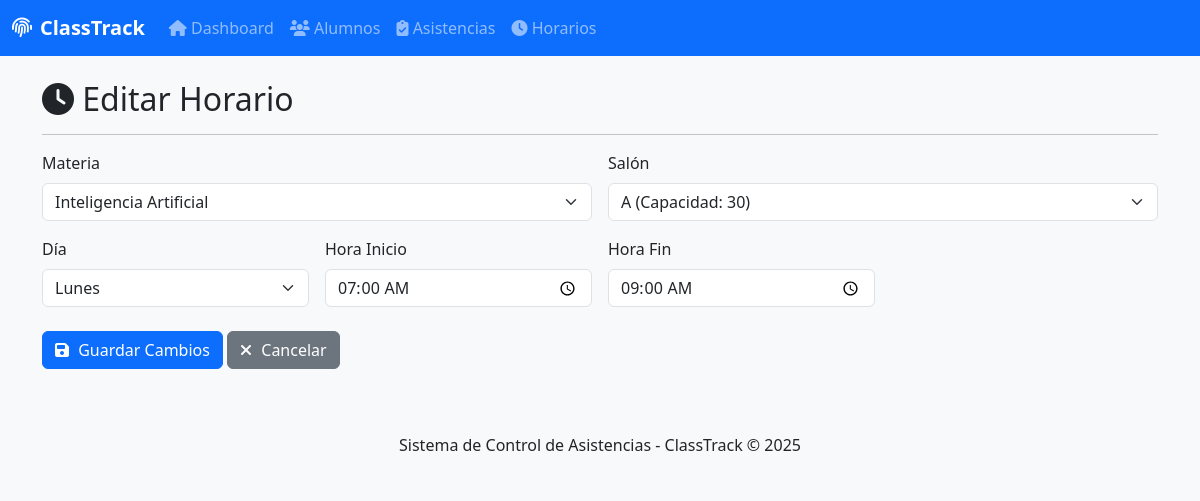
Page /panel-asistencias/horario_editar.php?id=1 on the committed database.
### tables this page shows
CREATE TABLE horarios (
  id_horario int(11) NOT NULL,
  id_materia int(11) NOT NULL,
  id_salon int(11) NOT NULL,
  dia enum('Lu','Ma','Mi','Ju','Vi','Sa','Do') NOT NULL,
  hora_inicio time NOT NULL,
  hora_fin time NOT NULL
);

CREATE TABLE materias (
  id_materia int(11) NOT NULL,
  nombre varchar(100) NOT NULL,
  clave varchar(30) NOT NULL
);

CREATE TABLE salones (
  id_salon int(11) NOT NULL,
  nombre char(1) NOT NULL,
  capacidad int(11) NOT NULL
);

### panel-asistencias/horario_editar.php (the view, shortened to what this page needs)
<?php
require_once 'config.php';
require_once 'includes/header.php';
$id_horario = isset($_GET['id']) ? intval($_GET['id']) : 0;
$horario = $conn->query("SELECT * FROM horarios WHERE id_horario = $id_horario")->fetch_assoc();
$materias = $conn->query("SELECT * FROM materias ORDER BY nombre");
$salones = $conn->query("SELECT * FROM salones ORDER BY nombre");
$dias = ['Lu' => 'Lunes', 'Ma' => 'Martes', 'Mi' => 'Miércoles',
         'Ju' => 'Jueves', 'Vi' => 'Viernes', 'Sa' => 'Sábado', 'Do' => 'Domingo'];
?>
<h2><i class="fas fa-clock"></i> Editar Horario</h2>
<hr>
<form method="POST">
    <div class="row g-3">
        <div class="col-md-6">
            <label for="id_materia" class="form-label">Materia</label>
            <select class="form-select" id="id_materia" name="id_materia" required>
                <?php while ($m = $materias->fetch_assoc()): ?>
                    <option value="<?= $m['id_materia'] ?>" <?= $m['id_materia'] == $horario['id_materia'] ? 'selected' : '' ?>>
                        <?= htmlspecialchars($m['nombre']) ?>
                    </option>
                <?php endwhile; ?>
            </select>
        </div>
        <div class="col-md-6">
            <label for="id_salon" class="form-label">Salón</label>
            <select class="form-select" id="id_salon" name="id_salon" required>
                <?php while ($s = $salones->fetch_assoc()): ?>
                    <option value="<?= $s['id_salon'] ?>" <?= $s['id_salon'] == $horario['id_salon'] ? 'selected' : '' ?>>
                        <?= htmlspecialchars($s['nombre']) ?> (Capacidad: <?= $s['capacidad'] ?>)
                    </option>
                <?php endwhile; ?>
            </select>
        </div>
        <div class="col-md-3">
            <label for="dia" class="form-label">Día</label>
            <select class="form-select" id="dia" name="dia" required>
                <?php foreach ($dias as $clave => $valor): ?>
                    <option value="<?= $clave ?>" <?= $clave == $horario['dia'] ? 'selected' : '' ?>>
                        <?= $valor ?>
                    </option>
                <?php endforeach; ?>
            </select>
        </div>
        <div class="col-md-3">
            <label for="hora_inicio" class="form-label">Hora Inicio</label>
            <input type="time" class="form-control" id="hora_inicio" name="hora_inicio"
                   value="<?= substr($horario['hora_inicio'], 0, 5) ?>" required>
        </div>
        <div class="col-md-3">
            <label for="hora_fin" class="form-label">Hora Fin</label>
            <input type="time" class="form-control" id="hora_fin" name="hora_fin"
                   value="<?= substr($horario['hora_fin'], 0, 5) ?>" required>
        </div>
        <div class="col-12 mt-4">
            <button type="submit" class="btn btn-primary"><i class="fas fa-save"></i> Guardar Cambios</button>
            <a href="horarios.php" class="btn btn-secondary"><i class="fas fa-times"></i> Cancelar</a>
        </div>
    </div>
</form>
<?php require_once 'includes/footer.php'; ?>

### panel-asistencias/css/styles.css (style rules this page uses)
body { background-color: #f8f9fa; }
.btn i { margin-right: 5px; }

### rows in the picture
horarios: id_materia "Inteligencia Artificial", id_salon "A (Capacidad: 30)", dia "Lunes", hora_inicio "07:00", hora_fin "09:00"
